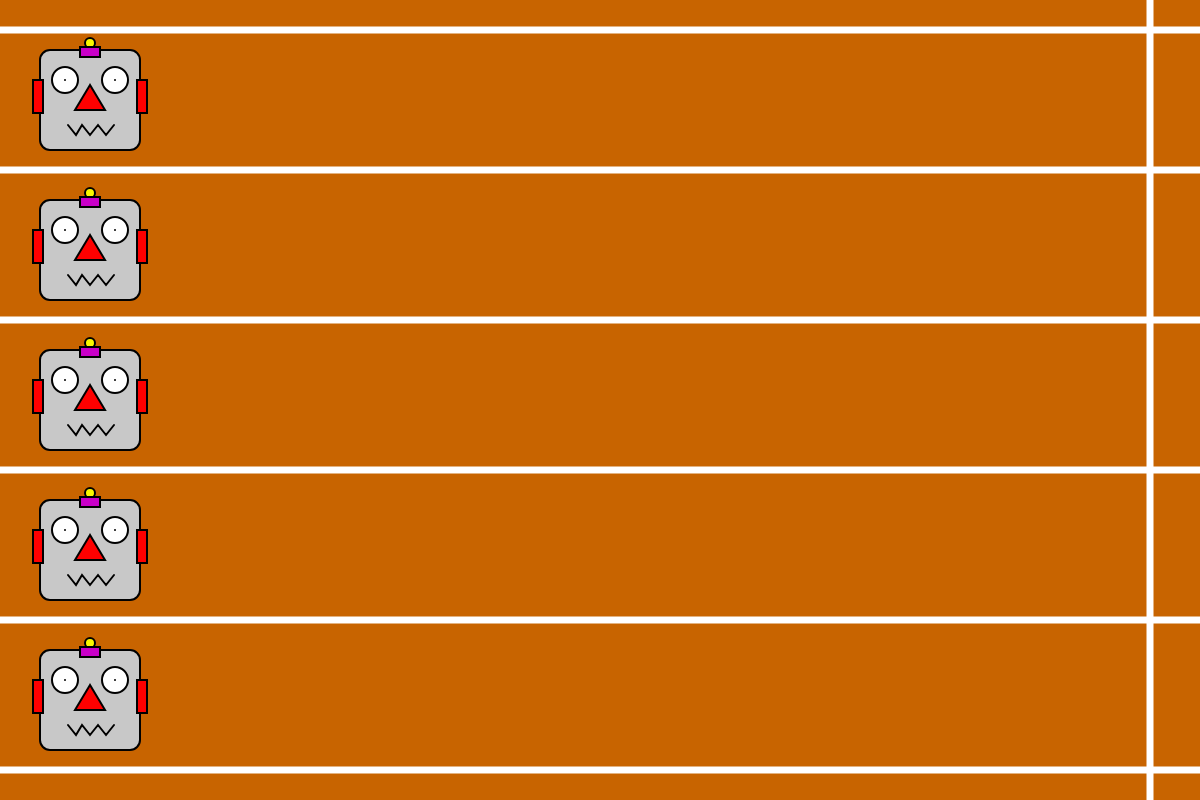
Frame 1 (no input)
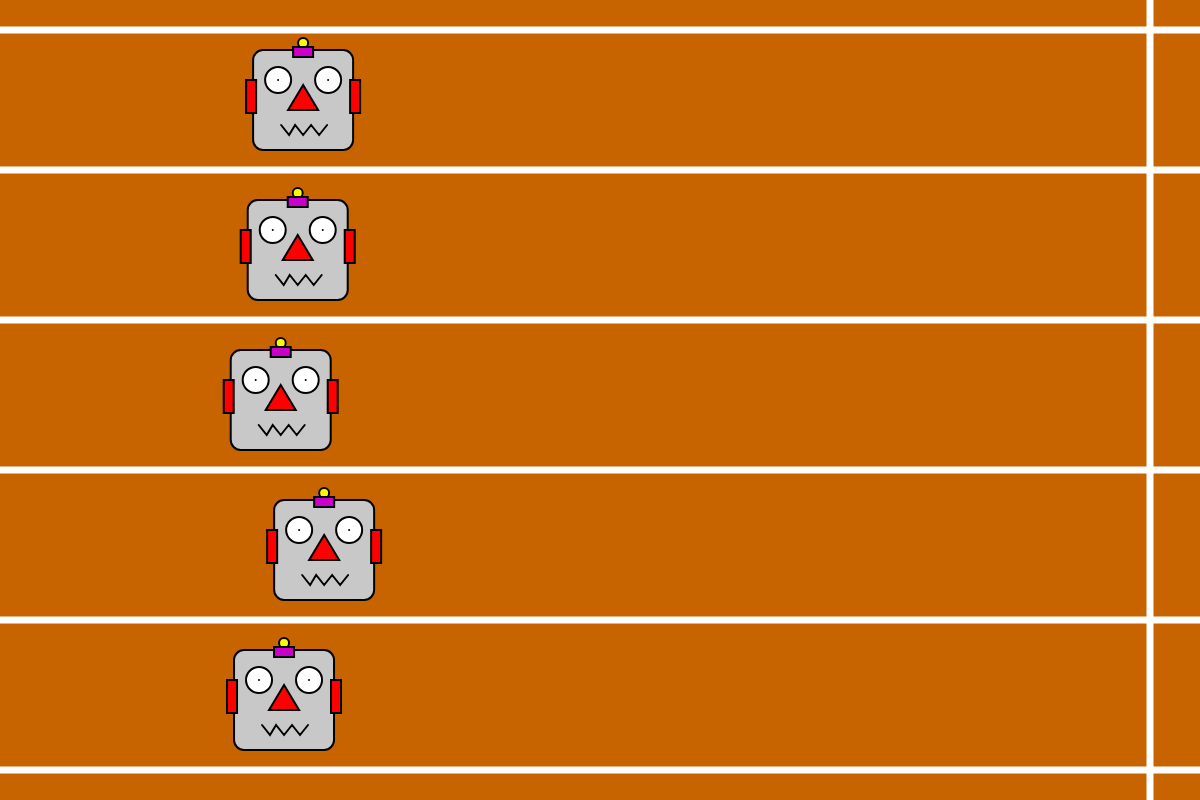
Frame 60 (no input)
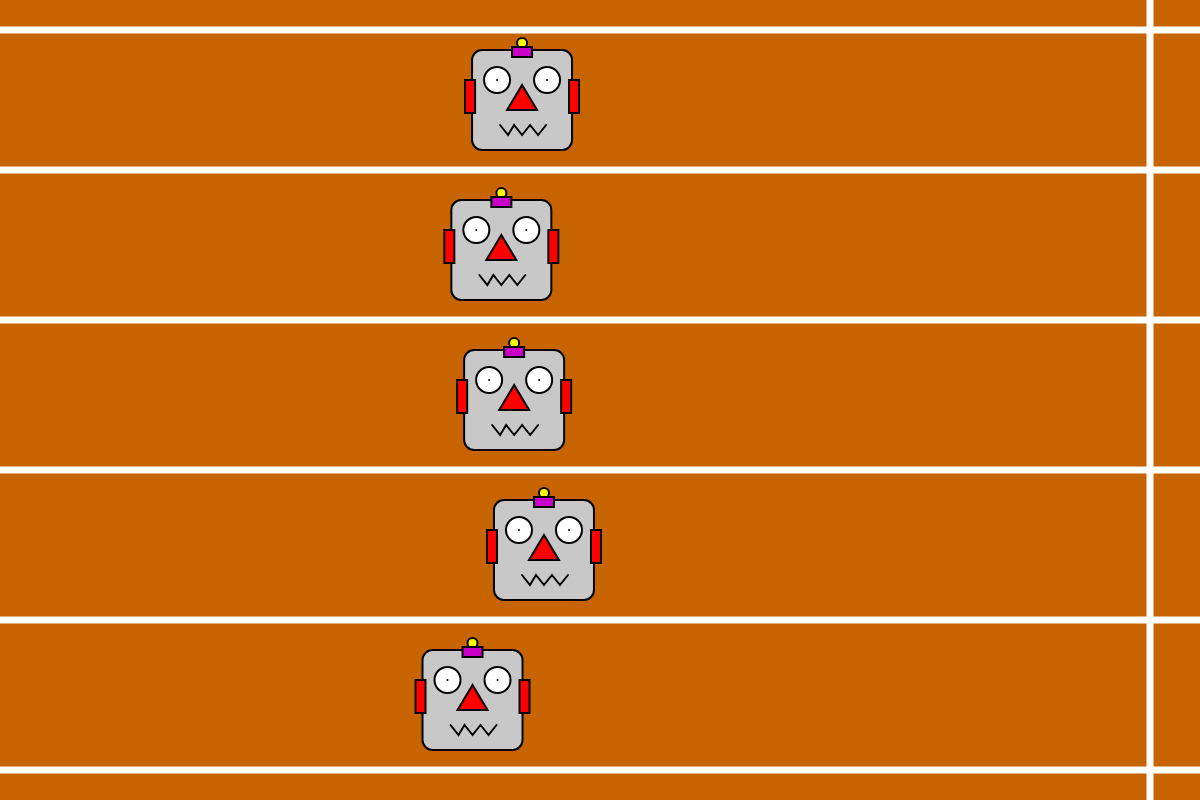
Frame 120 (the mouse pressed at the canvas centre since frame 60)

The p5.js sketch that drew these frames (run headless with seeded random() and noise() and a simulated clock; from frame 60 on, the mouse is pressed at the canvas centre):

// p5.js sketch
// ── sketch.js
/*
Hack It: Robot Olympics

* Make each robot move down the track by increasing its x coordinate each frame. You will want to add some randomness to this so each robot races at a different speed. 
* Check which robot has won the race and display a message saying which robot won. Remember the lanes will are labelled 1-5 not 0-4. 
* Some other things to try out when you've done the basics: 
    * Switch the robotXs and robotYs arrays to a single array of objects. 
    * Change the look of each robot.  
    * [HARD] Make the robots run the other way, or down the screen not across. 
    * [V HARD] make the race distance longer without increasing the size of the canvas. 
    * [V HARD] add "on your marks.", "Get set" and "go" before the start of the race. 
*/

var finishLineX = 1150;
var robotXs = [40, 40, 40, 40, 40];
var robotYs = [50, 200, 350, 500, 650];
var someone_won = -1;

function setup() {
  createCanvas(1200, 800);
}

function draw() {
  background(200, 100, 0);
  //draw the finish line and first line marker
  strokeWeight(7);
  stroke(255);
  line(finishLineX, 0, finishLineX, height);
  line(0, robotYs[0] - 20, width, robotYs[0] - 20);

  for (var i = 0; i < robotXs.length; i++) {
    //draw the robots
    strokeWeight(2);
    stroke(0);

    //robot head
    fill(200);
    rect(robotXs[i], robotYs[i], 100, 100, 10);

    //ears
    fill(255, 0, 0);

    rect(robotXs[i] - 7, robotYs[i] + 30, 10, 33);
    rect(robotXs[i] + 97, robotYs[i] + 30, 10, 33);

    //robots' antennas
    fill(250, 250, 0);
    ellipse(robotXs[i] + 50, robotYs[i] - 7, 10, 10);

    fill(200, 0, 200);
    rect(robotXs[i] + 40, robotYs[i] - 3, 20, 10);

    //eyes
    fill(255);
    ellipse(robotXs[i] + 25, robotYs[i] + 30, 26, 26);
    point(robotXs[i] + 25, robotYs[i] + 30);
    ellipse(robotXs[i] + 75, robotYs[i] + 30, 26, 26);
    point(robotXs[i] + 75, robotYs[i] + 30);

    //robots' noses
    fill(255, 0, 0);
    triangle(
      robotXs[i] + 50,
      robotYs[i] + 35,
      robotXs[i] + 35,
      robotYs[i] + 60,
      robotXs[i] + 65,
      robotYs[i] + 60
    );

    //robot 1 mouth
    noFill();
    beginShape();
    vertex(robotXs[i] + 28, robotYs[i] + 75);
    vertex(robotXs[i] + 36, robotYs[i] + 85);
    vertex(robotXs[i] + 42, robotYs[i] + 75);
    vertex(robotXs[i] + 50, robotYs[i] + 85);
    vertex(robotXs[i] + 58, robotYs[i] + 75);
    vertex(robotXs[i] + 66, robotYs[i] + 85);
    vertex(robotXs[i] + 74, robotYs[i] + 75);
    endShape();

    //draw the lower line marker for this lane
    strokeWeight(7);
    stroke(255);
    line(0, robotYs[i] + 120, width, robotYs[i] + 120);

    //TODO: update the robots x location
    if (robotXs[i] <= 1150 - 104) {
      var step = random(7);
      if (robotXs[i] + step > 1150 - 104) {
        step = 1150 - 104 - robotXs[i];
      }
      robotXs[i] += step;
    }

    //TODO Check if the robot has won and display message!
    if (robotXs[i] >= 1150 - 104 && someone_won == -1) {
      someone_won = i;
    }
    if (someone_won > -1) {
      // console.log(someone_won);
      textSize(40);
      fill(255);
      strokeWeight(1);
      text(
        "Robot in lane " + (someone_won + 1) + " has won the race",
        100,
        400
      );
    }
  }
}
